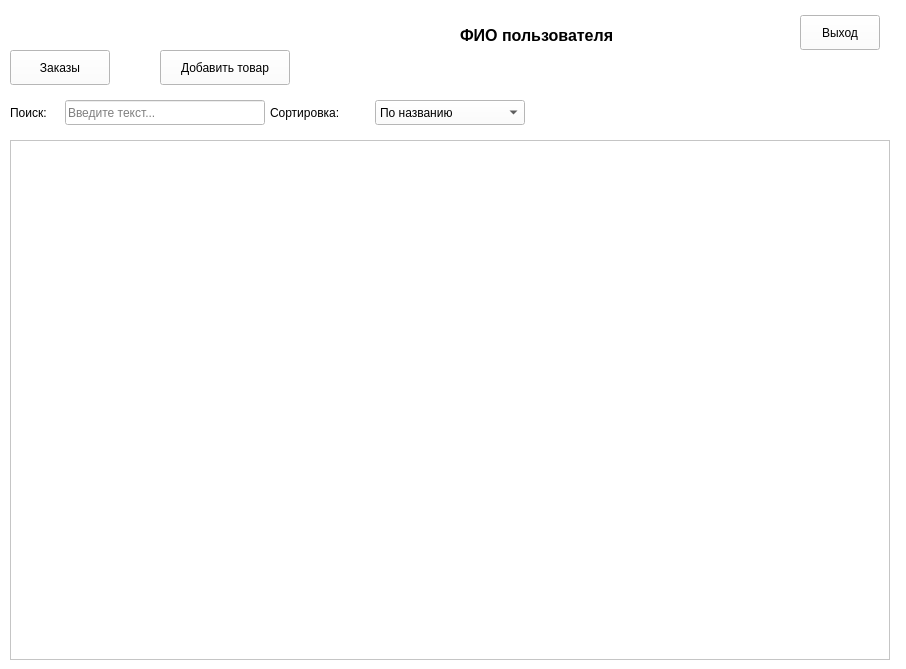
<?xml version="1.0" encoding="UTF-8"?>
<ui version="4.0">
 <class>ProductWindow</class>
 <widget class="QMainWindow" name="ProductWindow">
  <property name="geometry">
   <rect>
    <x>0</x>
    <y>0</y>
    <width>906</width>
    <height>669</height>
   </rect>
  </property>
  <property name="minimumSize">
   <size>
    <width>900</width>
    <height>600</height>
   </size>
  </property>
  <property name="windowTitle">
   <string>ООО &quot;Обувь&quot; - Управление товарами</string>
  </property>
  <property name="styleSheet">
   <string notr="true">background-color: white; color: black;</string>
  </property>
  <widget class="QWidget" name="centralwidget">
   <property name="styleSheet">
    <string notr="true">background-color: white;</string>
   </property>
   <widget class="QLabel" name="user_label">
    <property name="geometry">
     <rect>
      <x>460</x>
      <y>25</y>
      <width>320</width>
      <height>20</height>
     </rect>
    </property>
    <property name="font">
     <font>
      <pointsize>12</pointsize>
      <bold>true</bold>
     </font>
    </property>
    <property name="text">
     <string>ФИО пользователя</string>
    </property>
   </widget>
   <widget class="QPushButton" name="logout_button">
    <property name="geometry">
     <rect>
      <x>800</x>
      <y>15</y>
      <width>80</width>
      <height>35</height>
     </rect>
    </property>
    <property name="text">
     <string>Выход</string>
    </property>
   </widget>
   <widget class="QPushButton" name="orders_button">
    <property name="geometry">
     <rect>
      <x>10</x>
      <y>50</y>
      <width>100</width>
      <height>35</height>
     </rect>
    </property>
    <property name="text">
     <string>Заказы</string>
    </property>
   </widget>
   <widget class="QPushButton" name="add_button">
    <property name="geometry">
     <rect>
      <x>160</x>
      <y>50</y>
      <width>130</width>
      <height>35</height>
     </rect>
    </property>
    <property name="text">
     <string>Добавить товар</string>
    </property>
   </widget>
   <widget class="QLabel" name="search_label">
    <property name="geometry">
     <rect>
      <x>10</x>
      <y>100</y>
      <width>50</width>
      <height>25</height>
     </rect>
    </property>
    <property name="text">
     <string>Поиск:</string>
    </property>
   </widget>
   <widget class="QLineEdit" name="search_edit">
    <property name="geometry">
     <rect>
      <x>65</x>
      <y>100</y>
      <width>200</width>
      <height>25</height>
     </rect>
    </property>
    <property name="placeholderText">
     <string>Введите текст...</string>
    </property>
   </widget>
   <widget class="QLabel" name="sort_label">
    <property name="geometry">
     <rect>
      <x>270</x>
      <y>100</y>
      <width>90</width>
      <height>25</height>
     </rect>
    </property>
    <property name="text">
     <string>Сортировка:</string>
    </property>
   </widget>
   <widget class="QComboBox" name="sort_combo">
    <property name="geometry">
     <rect>
      <x>375</x>
      <y>100</y>
      <width>150</width>
      <height>25</height>
     </rect>
    </property>
    <item>
     <property name="text">
      <string>По названию</string>
     </property>
    </item>
    <item>
     <property name="text">
      <string>По цене (возр)</string>
     </property>
    </item>
    <item>
     <property name="text">
      <string>По цене (убыв)</string>
     </property>
    </item>
    <item>
     <property name="text">
      <string>По количеству</string>
     </property>
    </item>
    <item>
     <property name="text">
      <string>По скидке</string>
     </property>
    </item>
   </widget>
   <widget class="QScrollArea" name="scroll_area">
    <property name="geometry">
     <rect>
      <x>10</x>
      <y>140</y>
      <width>880</width>
      <height>520</height>
     </rect>
    </property>
    <property name="widgetResizable">
     <bool>true</bool>
    </property>
    <widget class="QWidget" name="products_container">
     <property name="geometry">
      <rect>
       <x>0</x>
       <y>0</y>
       <width>878</width>
       <height>518</height>
      </rect>
     </property>
    </widget>
   </widget>
  </widget>
 </widget>
 <resources/>
 <connections/>
</ui>
